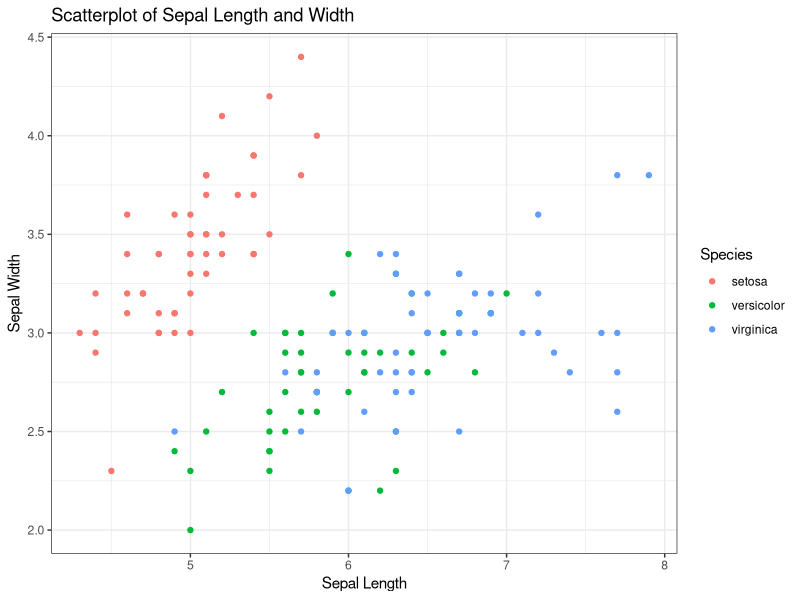

Here is the R script that generated this plot:
## ---- chunk 1
library(tidyverse)
## ---- chunk 2
iris %>% 
  ggplot(aes(x = Sepal.Length,
             y = Sepal.Width, 
             color = Species)) +
  geom_point() +
  theme_bw() +
  labs(x = "Sepal Length",
       y = "Sepal Width", 
       title = "Scatterplot of Sepal Length and Width")
